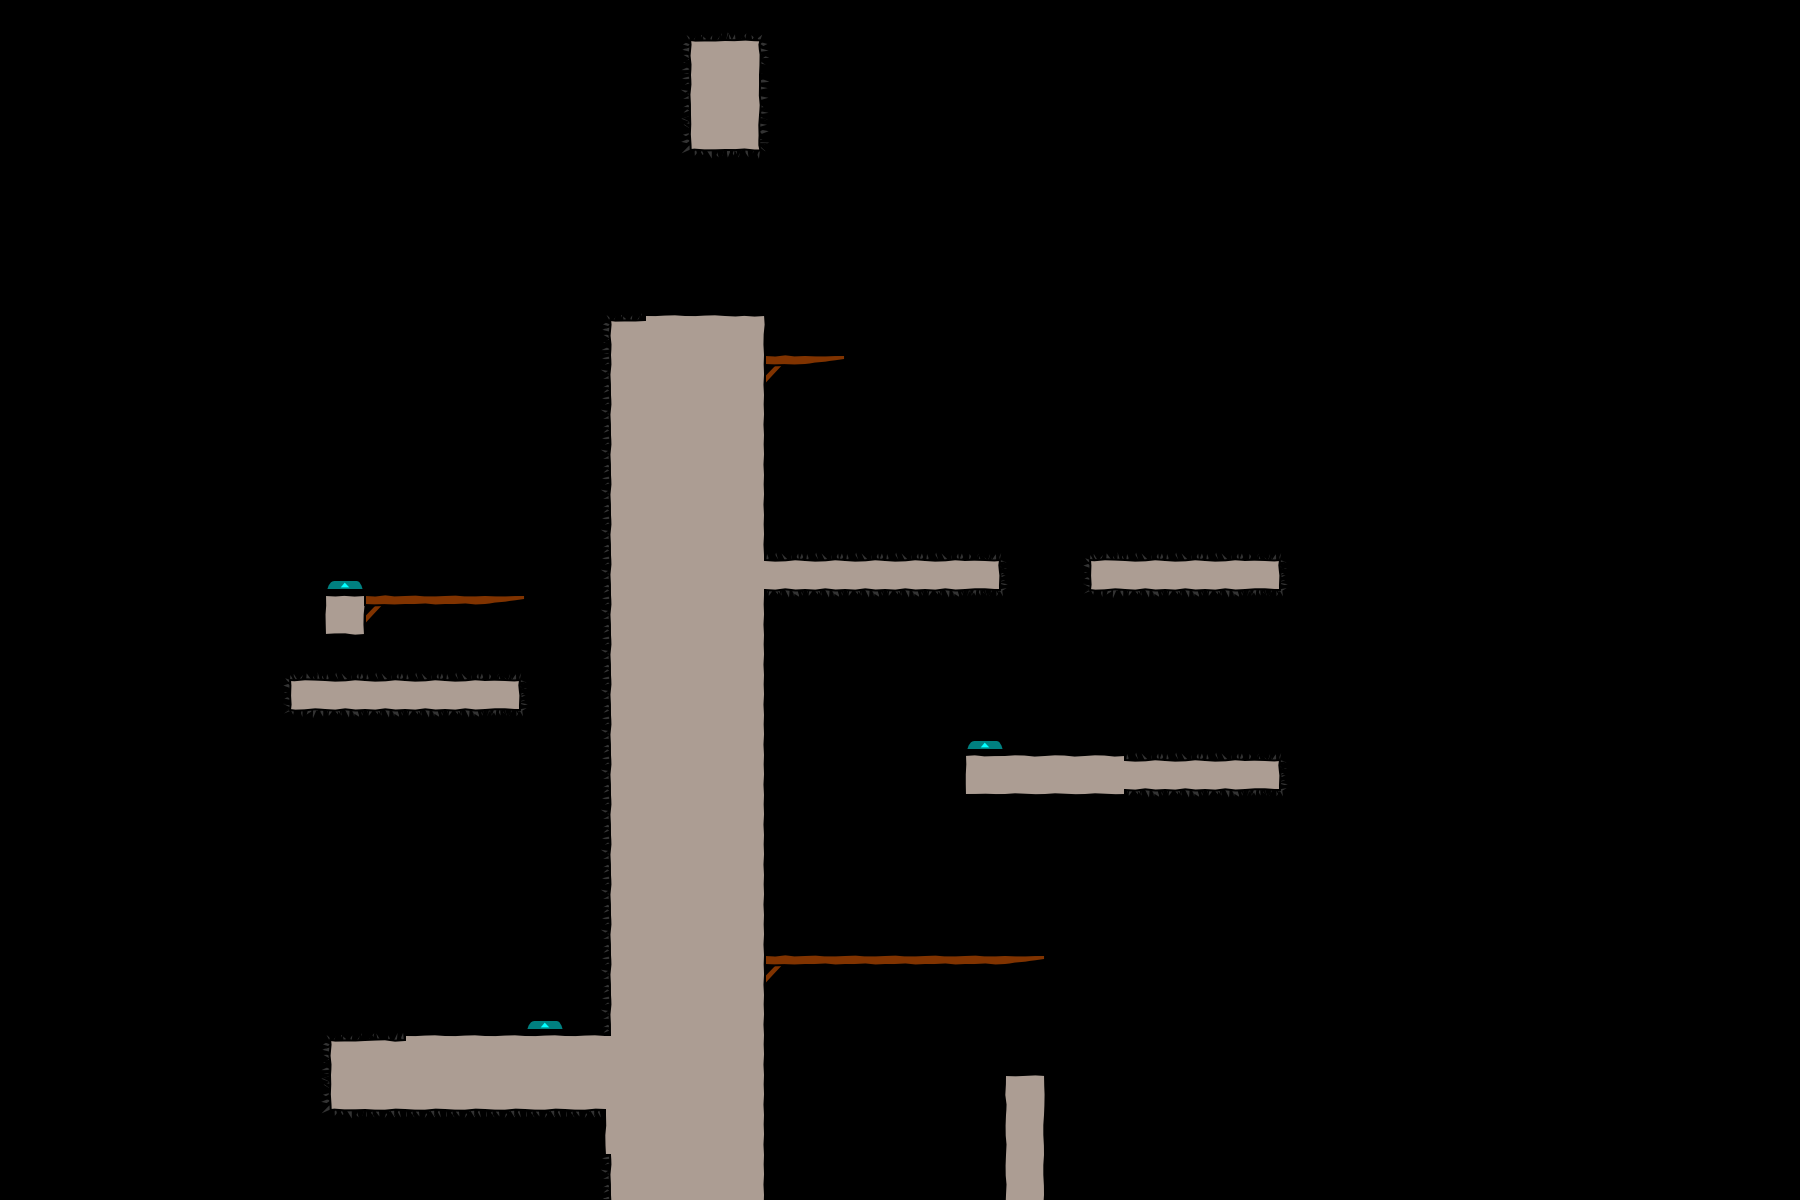

A level layout from a 2D game, rendered from its tile map. Below: a short description, then the map file with tile-grid data replaced by summaries:
An orthogonal 45x30 tile map with 40x40 px tiles, 3 tile layers (bg, objects, fg), 2 tilesets.

<map version="1.0" orientation="orthogonal" width="45" height="30" tilewidth="40" tileheight="40">
 <tileset firstgid="1" name="world1" tilewidth="50" tileheight="50">
  <image source="world1.png" width="400" height="400" />
 </tileset>
 <tileset firstgid="65" name="objectpalette" tilewidth="50" tileheight="50">
  <image source="objectpalette.png" width="400" height="400" />
 </tileset>
 <layer name="bg" width="32" height="44">
  <data>[1408 cells, 240 non-empty, 15 distinct tile ids]</data>
 </layer>
 <layer name="objects" width="32" height="44">
  <data>[1408 cells, 80 non-empty, 16 distinct tile ids]</data>
 </layer>
 <layer name="fg" width="32" height="44">
  <data>[1408 cells, 0 non-empty, 0 distinct tile ids]</data>
 </layer>
</map>
